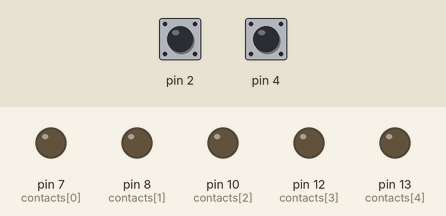
Recording of a sketch running on a simulated Arduino Uno, built with avr-gcc and run on an emulated ATmega328P. On the bench: output pins drawn as LEDs (lit = HIGH). The inputs (shaded band) are chosen by the test bench; at power-on: pin 2 HIGH, pin 4 HIGH.

Above: at 1.2 s.
1.3 s: pin 2 pulled LOW for 0.15 s
At 2.0 s:
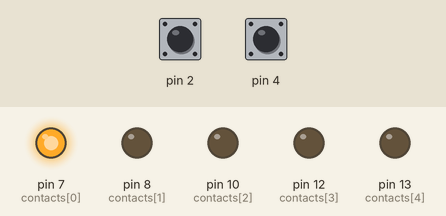
At 2.7 s:
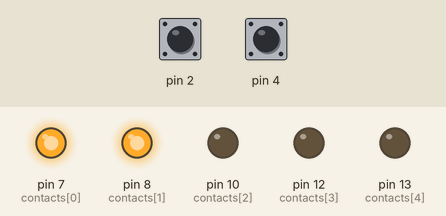
4.4 s: pin 4 pulled LOW for 3.2 s
At 7.1 s:
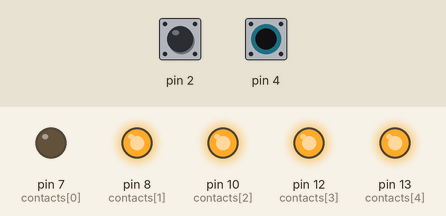
Timing chart, 0 to 16.6 s (numbered marks = the images above; inputs shaded):
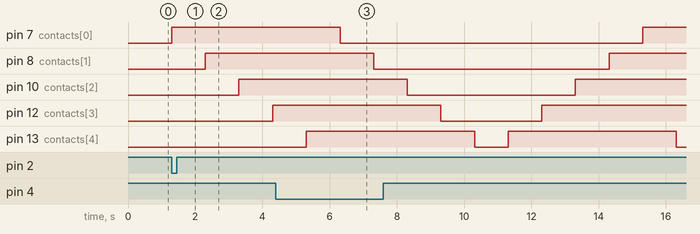

Measured:
- after the input at 1.3 s, pin 7 (contacts[0]): LOW → HIGH at once; pin 8 (contacts[1]): LOW → HIGH after 1.0 s; pin 10 (contacts[2]): LOW → HIGH after 2.0 s; pin 12 (contacts[3]): LOW → HIGH after 3.0 s
- after the input at 4.4 s, pin 7 (contacts[0]): HIGH → LOW after 1.9 s instead of 11.9 s; pin 8 (contacts[1]): HIGH → LOW after 2.9 s instead of 11.9 s; pin 10 (contacts[2]): HIGH → LOW after 3.9 s instead of 11.9 s; pin 12 (contacts[3]): HIGH → LOW after 4.9 s instead of 11.9 s
- by itself, pin 13 (contacts[4]): alternates HIGH for 5.0 s and LOW for 1.0 s

The sketch:

epic_mega_ultra_circuit1.ino
```cpp
// C++ code
//

//Функции всякие (они потом будут, в конце)
void FromSideToSide(bool, bool);
void TurnOff();

void setup()
{
  pinMode(7, OUTPUT);
  digitalWrite(7, LOW);

  pinMode(8, OUTPUT);
  digitalWrite(8, LOW);

  pinMode(10, OUTPUT);
  digitalWrite(10, LOW);

  pinMode(12, OUTPUT);
  digitalWrite(12, LOW);

  pinMode(13, OUTPUT);
  digitalWrite(13, LOW);


  pinMode(2, INPUT_PULLUP);
  pinMode(4, INPUT_PULLUP);

}

void loop()
{
  bool button1IsUp = digitalRead(2);
  bool button2IsUp = digitalRead(4);


  if(!button1IsUp)
  {
    FromSideToSide(true, true);

      //пошли костыли, т.к., если я правильно понимаю, ардуино не поддерживает многопоточность
      int timer = 10000;
      while(timer > 0 && button2IsUp)
      {
        button2IsUp = digitalRead(4);
        delay(10);
        timer -= 10;
      }

    	if(!button2IsUp)
          {
              FromSideToSide(false, true);
          }
        else
          {
          TurnOff();
          }

  }


   //Теперь все то же со второй кнопкой
  if(!button2IsUp)
  {
     FromSideToSide(true, false);

    int timer = 10000;
    while(timer > 0 && button1IsUp)
    {
      button1IsUp = digitalRead(2);
      delay(10);
      timer -= 10;
    }
    if(!button1IsUp)
        {
        	FromSideToSide(false, false);
        }
    else
        {
      	TurnOff();
        }
  }
}


  void FromSideToSide(bool s_turn_on /* зажигаем(true) или гасим */,
                     bool s_from_left /*слева начинаем(true) или справа*/)
  {
    int contacts[5];

    //костыли пошли, не стоит обращать внимания. Он почему-то не хочет принимать другие варианты

    if(s_from_left)
    {
      contacts[0] = 7;
      contacts[1] = 8;
      contacts[2] = 10;
      contacts[3] = 12;
      contacts[4] = 13;
    }
    else
    {
      contacts[0] = 13;
      contacts[1] = 12;
      contacts[2] = 10;
      contacts[3] = 8;
      contacts[4] = 7;
    }

    for(int count = 0; count < 5; count++)
    {
     	if(s_turn_on)
        {
         digitalWrite(contacts[count], HIGH);
        }
      	else
        {
         digitalWrite(contacts[count], LOW);
        }

      delay(1000);
    }

  }

  void TurnOff()
  {
    int contacts[5] = {7, 8, 10, 12, 13};

    for(int count = 0; count < 5; count++)
    {
     digitalWrite(contacts[count], LOW);
    }
  }
```

Epic_Mega_Ultra_Circuit.cpp
```cpp
// C++ code
//

//Функции всякие (они потом будут, в конце)
void FromSideToSide(bool, bool);
void TurnOff();

void setup()
{
  pinMode(7, OUTPUT);
  digitalWrite(7, LOW);

  pinMode(8, OUTPUT);
  digitalWrite(8, LOW);

  pinMode(10, OUTPUT);
  digitalWrite(10, LOW);

  pinMode(12, OUTPUT);
  digitalWrite(12, LOW);

  pinMode(13, OUTPUT);
  digitalWrite(13, LOW);


  pinMode(2, INPUT_PULLUP);
  pinMode(4, INPUT_PULLUP);

}

void loop()
{
  bool button1IsUp = digitalRead(2);
  bool button2IsUp = digitalRead(4);


  if(!button1IsUp)
  {
    FromSideToSide(true, true);

      //пошли костыли, т.к., если я правильно понимаю, ардуино не поддерживает многопоточность
      int timer = 10000;
      while(timer > 0 && button2IsUp)
      {
        button2IsUp = digitalRead(4);
        delay(10);
        timer -= 10;
      }

    	if(!button2IsUp)
          {
              FromSideToSide(false, true);
          }
        else
          {
          TurnOff();
          }

  }


   //Теперь все то же со второй кнопкой
  if(!button2IsUp)
  {
     FromSideToSide(true, false);

    int timer = 10000;
    while(timer > 0 && button1IsUp)
    {
      button1IsUp = digitalRead(2);
      delay(10);
      timer -= 10;
    }
    if(!button1IsUp)
        {
        	FromSideToSide(false, false);
        }
    else
        {
      	TurnOff();
        }
  }
}


  void FromSideToSide(bool s_turn_on /* зажигаем(true) или гасим */,
                     bool s_from_left /*слева начинаем(true) или справа*/)
  {
    int contacts[5];

    //костыли пошли, не стоит обращать внимания. Он почему-то не хочет принимать другие варианты

    if(s_from_left)
    {
      contacts[0] = 7;
      contacts[1] = 8;
      contacts[2] = 10;
      contacts[3] = 12;
      contacts[4] = 13;
    }
    else
    {
      contacts[0] = 13;
      contacts[1] = 12;
      contacts[2] = 10;
      contacts[3] = 8;
      contacts[4] = 7;
    }

    for(int count = 0; count < 5; count++)
    {
     	if(s_turn_on)
        {
         digitalWrite(contacts[count], HIGH);
        }
      	else
        {
         digitalWrite(contacts[count], LOW);
        }

      delay(1000);
    }

  }

  void TurnOff()
  {
    int contacts[5] = {7, 8, 10, 12, 13};

    for(int count = 0; count < 5; count++)
    {
     digitalWrite(contacts[count], LOW);
    }
  }
```
